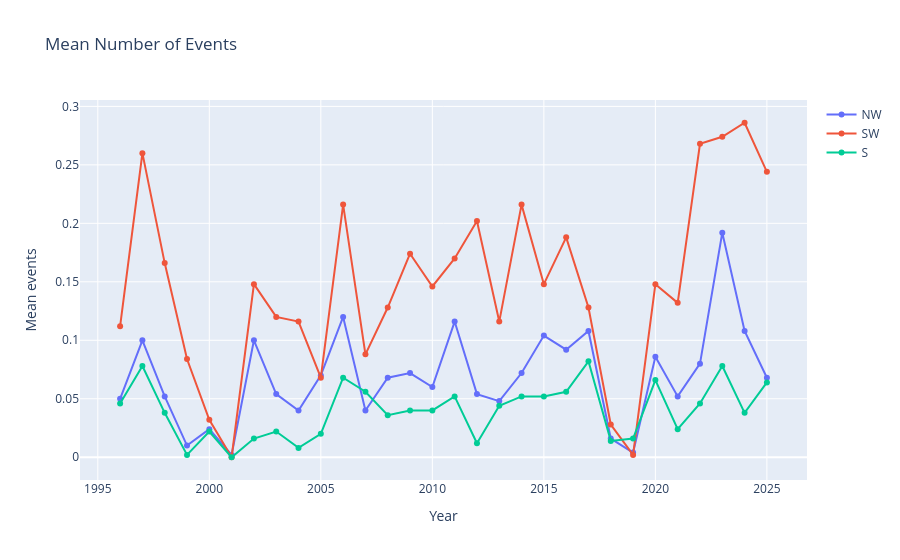

This figure's notebook cell:
### Code cell
meanNEventsNW = [[i, yearDict[i].table.loc['n_events', ('NW', 'mean')]] for i in range(1996,2026)]
meanNEventsSW = [[i, yearDict[i].table.loc['n_events', ('SW', 'mean')]] for i in range(1996,2026)]
meanNEventsS = [[i, yearDict[i].table.loc['n_events', ('S', 'mean')]] for i in range(1996,2026)]

dfNW = pd.DataFrame(
    meanNEventsNW,
    columns=['Year', 'Mean_N_Events']
)

dfSW = pd.DataFrame(
    meanNEventsSW,
    columns=['Year', 'Mean_N_Events']
)
dfS = pd.DataFrame(
    meanNEventsS,
    columns=['Year', 'Mean_N_Events']
)

fig = go.Figure()

fig.add_trace(
    go.Scatter(
        x=dfNW['Year'],
        y=dfNW['Mean_N_Events'],
        mode='lines+markers',
        name='NW'
    )
)
fig.add_trace(
    go.Scatter(
        x=dfSW['Year'],
        y=dfSW['Mean_N_Events'],
        mode='lines+markers',
        name='SW'
    )
)
fig.add_trace(
    go.Scatter(
        x=dfS['Year'],
        y=dfS['Mean_N_Events'],
        mode='lines+markers',
        name='S'
    )
)

fig.update_layout(
    title="Mean Number of Events",
    xaxis_title="Year",
    yaxis_title="Mean events"
)

fig.show()

### Figure 1 — Plotly figure (JSON) as saved in the notebook; plotly's stock layout.template omitted (floating-point values rounded to 4 significant figures)
{"data": [{"mode": "lines+markers", "name": "NW", "type": "scatter", "x": [1996, 1997, 1998, 1999, 2000, 2001, 2002, 2003, 2004, 2005, 2006, 2007, 2008, 2009, 2010, 2011, 2012, 2013, 2014, 2015, 2016, 2017, 2018, 2019, 2020, 2021, 2022, 2023, 2024, 2025], "y": [0.05, 0.1, 0.052, 0.01, 0.024, 0.002, 0.1, 0.054, 0.04, 0.07, 0.12, 0.04, 0.068, 0.072, 0.06, 0.116, 0.054, 0.048, 0.072, 0.104, 0.092, 0.108, 0.016, 0.004, 0.086, 0.052, 0.08, 0.192, 0.108, 0.068]}, {"mode": "lines+markers", "name": "SW", "type": "scatter", "x": [1996, 1997, 1998, 1999, 2000, 2001, 2002, 2003, 2004, 2005, 2006, 2007, 2008, 2009, 2010, 2011, 2012, 2013, 2014, 2015, 2016, 2017, 2018, 2019, 2020, 2021, 2022, 2023, 2024, 2025], "y": [0.112, 0.26, 0.166, 0.084, 0.032, 0.0, 0.148, 0.12, 0.116, 0.068, 0.216, 0.088, 0.128, 0.174, 0.146, 0.17, 0.202, 0.116, 0.216, 0.148, 0.188, 0.128, 0.028, 0.002, 0.148, 0.132, 0.268, 0.274, 0.286, 0.244]}, {"mode": "lines+markers", "name": "S", "type": "scatter", "x": [1996, 1997, 1998, 1999, 2000, 2001, 2002, 2003, 2004, 2005, 2006, 2007, 2008, 2009, 2010, 2011, 2012, 2013, 2014, 2015, 2016, 2017, 2018, 2019, 2020, 2021, 2022, 2023, 2024, 2025], "y": [0.046, 0.078, 0.038, 0.002, 0.022, 0.0, 0.016, 0.022, 0.008, 0.02, 0.068, 0.056, 0.036, 0.04, 0.04, 0.052, 0.012, 0.044, 0.052, 0.052, 0.056, 0.082, 0.014, 0.016, 0.066, 0.024, 0.046, 0.078, 0.038, 0.064]}], "layout": {"title": {"text": "Mean Number of Events"}, "xaxis": {"title": {"text": "Year"}}, "yaxis": {"title": {"text": "Mean events"}}}}
